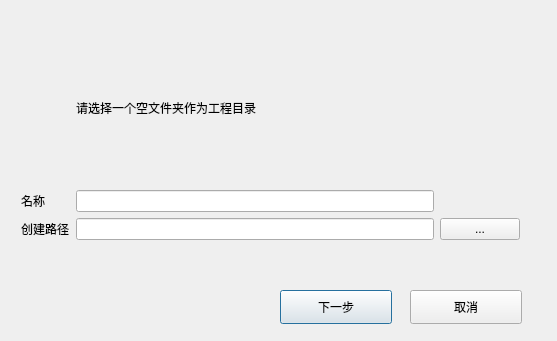
<?xml version="1.0" encoding="UTF-8"?>
<ui version="4.0">
 <class>NewProjectDlg</class>
 <widget class="QDialog" name="NewProjectDlg">
  <property name="geometry">
   <rect>
    <x>0</x>
    <y>0</y>
    <width>557</width>
    <height>341</height>
   </rect>
  </property>
  <property name="windowTitle">
   <string>新建工程</string>
  </property>
  <widget class="QPushButton" name="pushButton_OK">
   <property name="geometry">
    <rect>
     <x>280</x>
     <y>290</y>
     <width>112</width>
     <height>34</height>
    </rect>
   </property>
   <property name="text">
    <string>下一步</string>
   </property>
  </widget>
  <widget class="QWidget" name="gridLayoutWidget">
   <property name="geometry">
    <rect>
     <x>10</x>
     <y>20</y>
     <width>521</width>
     <height>231</height>
    </rect>
   </property>
   <layout class="QGridLayout" name="gridLayout">
    <item row="2" column="0">
     <widget class="QLabel" name="label_2">
      <property name="text">
       <string>创建路径</string>
      </property>
     </widget>
    </item>
    <item row="1" column="1">
     <widget class="QLineEdit" name="lineEdit_ProjectName"/>
    </item>
    <item row="2" column="1">
     <widget class="QLineEdit" name="lineEdit_ProjectDir"/>
    </item>
    <item row="1" column="0">
     <widget class="QLabel" name="label_3">
      <property name="text">
       <string>名称</string>
      </property>
     </widget>
    </item>
    <item row="0" column="1">
     <widget class="QLabel" name="label">
      <property name="text">
       <string>请选择一个空文件夹作为工程目录</string>
      </property>
     </widget>
    </item>
    <item row="2" column="2">
     <widget class="QPushButton" name="pushButton_Dir">
      <property name="text">
       <string>...</string>
      </property>
     </widget>
    </item>
   </layout>
  </widget>
  <widget class="QPushButton" name="pushButton_Cancel">
   <property name="geometry">
    <rect>
     <x>410</x>
     <y>290</y>
     <width>112</width>
     <height>34</height>
    </rect>
   </property>
   <property name="text">
    <string>取消</string>
   </property>
  </widget>
 </widget>
 <layoutdefault spacing="6" margin="11"/>
 <resources/>
 <connections/>
</ui>
